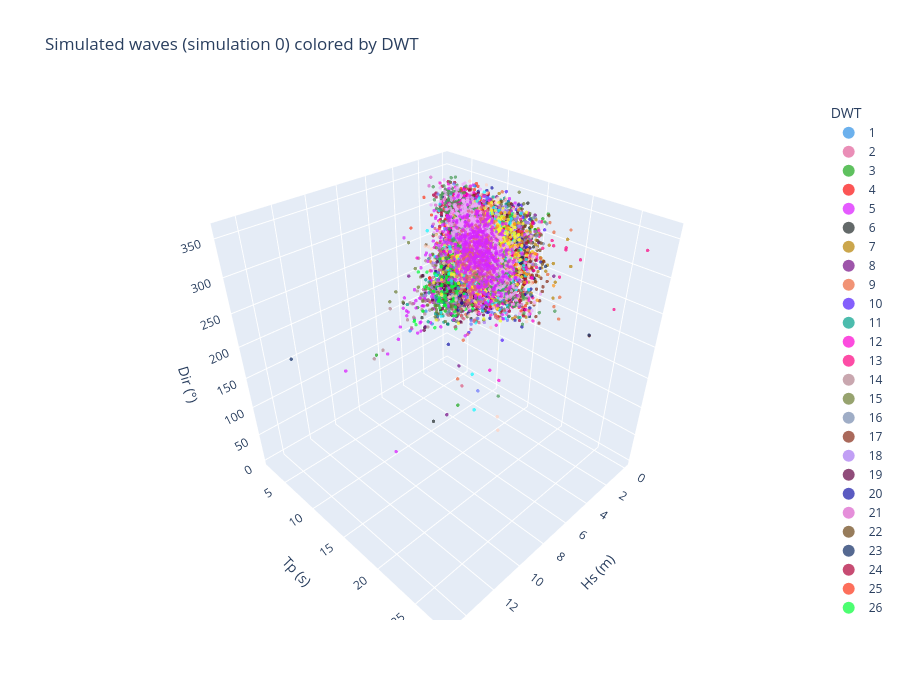

The code cell stored with this chart in its notebook:
### Code cell
# 3D scatter of one simulation: Hs, Tp and Dir, colored by DWT
import plotly.express as px

num_sim = 0  # simulation to plot

# Axis limits of the plot (None = automatic). Points outside the limits are not shown
hs_lims = None  # e.g. (0, 8)
tp_lims = None   # e.g. (5, 20)
dir_lims = None  # e.g. (180, 360)

sim = simulated_waves.isel(n_sim=num_sim).to_dataframe().reset_index()
sim["DWT"] = sim["DWT"].astype(str)
n_clusters = dwts_to_fit.sizes["n_clusters"]

for var, lims in [("bulk_Hs", hs_lims), ("bulk_Tp", tp_lims), ("bulk_Dir", dir_lims)]:
    if lims is not None:
        sim = sim[sim[var].between(*lims)]

fig = px.scatter_3d(
    sim,
    x="bulk_Hs",
    y="bulk_Tp",
    z="bulk_Dir",
    color="DWT",
    category_orders={"DWT": [str(c) for c in range(1, n_clusters + 1)]},
    color_discrete_sequence=px.colors.qualitative.Dark24 + px.colors.qualitative.Light24,
    hover_data=["time"],
    labels={"bulk_Hs": "Hs (m)", "bulk_Tp": "Tp (s)", "bulk_Dir": "Dir (°)"},
    title=f"Simulated waves (simulation {num_sim}) colored by DWT",
)
fig.update_traces(marker=dict(size=2, opacity=0.7))
fig.update_layout(
    height=700,
    legend=dict(itemsizing="constant"),
    scene=dict(
        xaxis=dict(range=hs_lims),
        yaxis=dict(range=tp_lims),
        zaxis=dict(range=dir_lims),
    ),
)
fig.show()

### Figure 1 — Plotly figure (JSON) as saved in the notebook; plotly's stock layout.template omitted (floating-point values rounded to 4 significant figures; data arrays with more than 128 entries replaced by an {"elided": "..."} marker saying what was removed)
{"data": [{"customdata": [["2002-12-24T00:00:00.000000000"], ["2010-11-23T00:00:00.000000000"], ["2011-02-25T00:00:00.000000000"], ["2011-11-09T00:00:00.000000000"], ["2012-12-20T00:00:00.000000000"], ["2016-01-11T00:00:00.000000000"], ["2016-02-24T00:00:00.000000000"], ["2020-01-16T00:00:00.000000000"], ["2021-01-10T00:00:00.000000000"], ["2021-01-21T00:00:00.000000000"], ["2021-03-04T00:00:00.000000000"], ["2022-12-27T00:00:00.000000000"], ["2023-01-08T00:00:00.000000000"], ["2023-12-28T00:00:00.000000000"], ["2024-01-04T00:00:00.000000000"], ["2024-01-19T00:00:00.000000000"], ["2024-02-27T00:00:00.000000000"], ["2024-11-10T00:00:00.000000000"], ["2026-02-28T00:00:00.000000000"], ["2029-01-03T00:00:00.000000000"], ["2030-01-06T00:00:00.000000000"], ["2030-02-08T00:00:00.000000000"], ["2032-11-11T00:00:00.000000000"], ["2032-12-31T00:00:00.000000000"], ["2035-01-12T00:00:00.000000000"], ["2035-01-24T00:00:00.000000000"], ["2035-01-26T00:00:00.000000000"], ["2035-03-07T00:00:00.000000000"], ["2035-11-08T00:00:00.000000000"], ["2035-12-12T00:00:00.000000000"], ["2035-12-19T00:00:00.000000000"], ["2035-12-27T00:00:00.000000000"], ["2038-01-29T00:00:00.000000000"], ["2038-12-24T00:00:00.000000000"], ["2043-01-26T00:00:00.000000000"], ["2043-02-13T00:00:00.000000000"], ["2043-03-05T00:00:00.000000000"], ["2044-01-13T00:00:00.000000000"], ["2045-01-20T00:00:00.000000000"], ["2048-01-15T00:00:00.000000000"], ["2048-12-12T00:00:00.000000000"], ["2051-01-19T00:00:00.000000000"], ["2051-01-22T00:00:00.000000000"], ["2051-01-24T00:00:00.000000000"], ["2052-02-06T00:00:00.000000000"], ["2052-02-27T00:00:00.000000000"], ["2052-11-24T00:00:00.000000000"], ["2055-01-17T00:00:00.000000000"], ["2055-02-08T00:00:00.000000000"], ["2055-02-12T00:00:00.000000000"], ["2055-02-16T00:00:00.000000000"], ["2055-12-21T00:00:00.000000000"], ["2056-01-06T00:00:00.000000000"], ["2057-02-02T00:00:00.000000000"], ["2059-01-02T00:00:00.000000000"], ["2059-01-21T00:00:00.000000000"], ["2059-02-01T00:00:00.000000000"], ["2060-01-02T00:00:00.000000000"], ["2060-01-24T00:00:00.000000000"], ["2060-02-12T00:00:00.000000000"], ["2060-12-20T00:00:00.000000000"], ["2061-01-05T00:00:00.000000000"], ["2061-01-25T00:00:00.000000000"], ["2061-12-28T00:00:00.000000000"], ["2063-12-19T00:00:00.000000000"], ["2064-01-14T00:00:00.000000000"], ["2064-01-23T00:00:00.000000000"], ["2064-02-26T00:00:00.000000000"], ["2064-11-24T00:00:00.000000000"], ["2065-01-09T00:00:00.000000000"], ["2066-01-05T00:00:00.000000000"], ["2066-01-10T00:00:00.000000000"], ["2066-01-21T00:00:00.000000000"], ["2066-12-16T00:00:00.000000000"], ["2068-12-28T00:00:00.000000000"], ["2069-11-13T00:00:00.000000000"], ["2069-12-12T00:00:00.000000000"], ["2070-02-09T00:00:00.000000000"], ["2070-02-21T00:00:00.000000000"], ["2070-03-01T00:00:00.000000000"], ["2071-01-06T00:00:00.000000000"], ["2072-03-08T00:00:00.000000000"], ["2075-12-13T00:00:00.000000000"], ["2079-02-11T00:00:00.000000000"], ["2080-01-13T00:00:00.000000000"], ["2081-01-27T00:00:00.000000000"], ["2081-02-18T00:00:00.000000000"], ["2081-02-23T00:00:00.000000000"], ["2081-12-14T00:00:00.000000000"], ["2083-01-29T00:00:00.000000000"], ["2083-01-31T00:00:00.000000000"], ["2087-01-02T00:00:00.000000000"], ["2087-02-06T00:00:00.000000000"], ["2087-12-27T00:00:00.000000000"], ["2088-01-10T00:00:00.000000000"], ["2089-02-10T00:00:00.000000000"], ["2089-02-14T00:00:00.000000000"], ["2089-02-17T00:00:00.000000000"], ["2089-12-05T00:00:00.000000000"], ["2090-01-28T00:00:00.000000000"], ["2090-02-13T00:00:00.000000000"], ["2092-01-08T00:00:00.000000000"], ["2092-01-13T00:00:00.000000000"], ["2092-01-21T00:00:00.000000000"], ["2092-01-26T00:00:00.000000000"], ["2092-01-28T00:00:00.000000000"], ["2092-02-22T00:00:00.000000000"], ["2092-03-20T00:00:00.000000000"], ["2092-12-22T00:00:00.000000000"], ["2094-01-13T00:00:00.000000000"], ["2094-01-15T00:00:00.000000000"], ["2094-02-23T00:00:00.000000000"], ["2094-03-15T00:00:00.000000000"], ["2099-01-14T00:00:00.000000000"]], "hovertemplate": "DWT=1<br>Hs (m)=%{x}<br>Tp (s)=%{y}<br>Dir (°)=%{z}<br>time=%{customdata[0]}<extra></extra>", "legendgroup": "1", "marker": {"color": "#2E91E5", "opacity": 0.7, "size": 2, "symbol": "circle"}, "mode": "markers", "name": "1", "scene": "scene", "showlegend": true, "type": "scatter3d", "x": [4.124, 3.134, 6.415, 3.52, 2.101, 3.904, 8.968, 3.347, 3.228, 3.293, 2.278, 1.365, 2.731, 2.695, 2.871, 3.23, 3.554, 3.66, 7.375, 2.027, 4.336, 2.892, 2.234, 3.973, 1.938, 3.357, 2.25, 2.966, 2.676, 2.102, 1.746, 3.177, 4.49, 3.81, 2.913, 2.613, 2.921, 3.703, 3.774, 7.17, 4.114, 2.582, 1.603, 6.353, 3.695, 2.65, 1.678, 2.548, 3.51, 3.797, 3.037, 2.277, 3.521, 4.156, 5.023, 3.817, 2.531, 4.199, 3.29, 5.307, 2.874, 2.727, 2.786, 3.183, 4.199, 2.258, 3.996, 1.65, 1.39, 3.287, 3.09, 1.847, 3.752, 2.44, 4.168, 1.435, 6.731, 4.227, 2.874, 4.765, 3.493, 2.415, 3.691, 2.609, 3.145, 5.89, 3.425, 3.803, 3.708, 2.756, 3.386, 2.649, 5.039, 2.601, 1.475, 2.377, 2.786, 3.678, 1.878, 5.871, 3.967, 3.386, 4.662, 1.187, 2.573, 5.09, 3.807, 4.765, 4.409, 2.257, 3.945, 2.825, 3.723, 2.461], "y": [13.41, 11.77, 11.81, 13.14, 13.26, 10.48, 13.0, 13.05, 11.71, 13.41, 13.66, 11.56, 12.14, 12.23, 12.18, 11.92, 10.95, 12.15, 11.82, 11.24, 12.67, 12.78, 12.58, 11.97, 15.58, 12.0, 12.42, 13.7, 11.44, 12.33, 11.53, 12.87, 14.91, 11.74, 11.96, 11.09, 13.87, 11.35, 13.36, 14.39, 11.24, 14.88, 11.44, 11.09, 10.33, 12.06, 12.13, 12.0, 11.45, 11.71, 12.31, 10.9, 12.96, 11.13, 11.64, 11.97, 12.97, 13.47, 11.7, 12.17, 11.63, 11.37, 11.13, 12.82, 11.68, 12.5, 12.92, 13.21, 14.79, 12.82, 11.43, 13.29, 12.44, 10.77, 14.19, 12.0, 10.96, 11.91, 11.95, 11.03, 12.2, 12.72, 10.6, 13.24, 10.85, 11.9, 12.61, 12.4, 13.41, 13.64, 13.0, 12.58, 10.53, 11.21, 12.23, 11.89, 12.59, 11.86, 12.52, 12.28, 12.46, 13.32, 12.6, 12.3, 11.64, 11.18, 12.58, 12.37, 11.53, 12.5, 12.29, 13.81, 11.46, 12.58], "z": [294.3, 290.9, 213.5, 286.4, 291.9, 288.2, 228.8, 308.1, 299.0, 290.8, 324.8, 326.3, 319.4, 283.7, 306.3, 285.9, 230.5, 281.7, 257.3, 317.1, 258.3, 287.3, 295.6, 240.4, 339.3, 304.0, 298.1, 319.9, 270.1, 280.3, 325.7, 275.8, 294.0, 293.7, 280.6, 280.9, 285.9, 231.4, 286.7, 271.0, 295.6, 349.3, 299.8, 199.7, 212.7, 325.9, 309.7, 294.0, 244.3, 237.4, 289.1, 281.0, 287.8, 210.8, 275.7, 289.4, 310.0, 276.9, 237.0, 241.8, 283.6, 294.7, 278.1, 279.5, 280.5, 320.6, 302.3, 344.1, 334.9, 247.8, 303.5, 338.1, 286.4, 276.6, 299.0, 271.6, 222.9, 210.4, 280.1, 282.7, 288.0, 320.8, 221.7, 324.8, 256.9, 248.7, 281.7, 275.7, 337.3, 295.0, 272.6, 298.5, 220.6, 260.2, 314.2, 306.5, 289.0, 297.8, 306.1, 278.4, 282.8, 301.0, 234.6, 317.9, 277.9, 214.3, 289.3, 255.8, 250.6, 298.5, 266.0, 287.6, 264.1, 298.6]}, {"customdata": [["2000-01-27T00:00:00.000000000"], ["2011-02-27T00:00:00.000000000"], ["2016-03-01T00:00:00.000000000"], ["2016-03-04T00:00:00.000000000"], ["2019-01-10T00:00:00.000000000"], ["2019-02-25T00:00:00.000000000"], ["2019-10-31T00:00:00.000000000"], ["2021-02-01T00:00:00.000000000"], ["2021-02-25T00:00:00.000000000"], ["2022-01-01T00:00:00.000000000"], ["2024-02-22T00:00:00.000000000"], ["2024-03-04T00:00:00.000000000"], ["2024-11-11T00:00:00.000000000"], ["2026-02-27T00:00:00.000000000"], ["2029-01-01T00:00:00.000000000"], ["2030-01-05T00:00:00.000000000"], ["2030-01-31T00:00:00.000000000"], ["2030-02-07T00:00:00.000000000"], ["2030-02-09T00:00:00.000000000"], ["2030-03-03T00:00:00.000000000"], ["2031-12-22T00:00:00.000000000"], ["2035-03-09T00:00:00.000000000"], ["2038-12-18T00:00:00.000000000"], ["2043-01-25T00:00:00.000000000"], ["2043-02-08T00:00:00.000000000"], ["2043-02-14T00:00:00.000000000"], ["2043-03-04T00:00:00.000000000"], ["2044-02-18T00:00:00.000000000"], ["2051-01-18T00:00:00.000000000"], ["2051-01-23T00:00:00.000000000"], ["2052-02-04T00:00:00.000000000"], ["2052-02-08T00:00:00.000000000"], ["2052-02-21T00:00:00.000000000"], ["2052-02-25T00:00:00.000000000"], ["2055-02-14T00:00:00.000000000"], ["2055-12-19T00:00:00.000000000"], ["2058-12-13T00:00:00.000000000"], ["2059-01-18T00:00:00.000000000"], ["2059-01-23T00:00:00.000000000"], ["2059-02-24T00:00:00.000000000"], ["2064-01-13T00:00:00.000000000"], ["2064-01-15T00:00:00.000000000"], ["2065-01-08T00:00:00.000000000"], ["2066-01-04T00:00:00.000000000"], ["2070-02-22T00:00:00.000000000"], ["2079-02-13T00:00:00.000000000"], ["2081-02-20T00:00:00.000000000"], ["2081-02-25T00:00:00.000000000"], ["2083-01-25T00:00:00.000000000"], ["2083-01-30T00:00:00.000000000"], ["2083-02-06T00:00:00.000000000"], ["2087-02-10T00:00:00.000000000"], ["2089-02-15T00:00:00.000000000"], ["2089-02-18T00:00:00.000000000"], ["2092-01-16T00:00:00.000000000"], ["2092-01-27T00:00:00.000000000"], ["2092-02-07T00:00:00.000000000"], ["2094-02-15T00:00:00.000000000"], ["2094-03-16T00:00:00.000000000"]], "hovertemplate": "DWT=2<br>Hs (m)=%{x}<br>Tp (s)=%{y}<br>Dir (°)=%{z}<br>time=%{customdata[0]}<extra></extra>", "legendgroup": "2", "marker": {"color": "#E15F99", "opacity": 0.7, "size": 2, "symbol": "circle"}, "mode": "markers", "name": "2", "scene": "scene", "showlegend": true, "type": "scatter3d", "x": [1.924, 3.244, 0.9611, 4.973, 1.884, 4.737, 2.522, 4.251, 2.676, 5.381, 2.895, 4.048, 1.301, 4.742, 4.462, 0.7994, 1.878, 2.98, 1.647, 5.975, 4.62, 4.968, 3.186, 4.105, 2.669, 2.44, 3.138, 3.26, 6.288, 2.95, 4.527, 2.44, 4.356, 2.583, 0.8874, 3.426, 2.233, 1.771, 2.858, 3.498, 1.998, 2.098, 0.8917, 3.264, 2.749, 2.828, 4.122, 5.458, 1.733, 1.595, 3.218, 3.444, 3.389, 2.801, 4.928, 3.147, 0.9869, 1.831, 4.443], "y": [13.65, 11.73, 11.64, 11.58, 14.38, 12.82, 11.63, 12.0, 11.69, 12.92, 11.84, 13.57, 12.6, 13.93, 12.83, 13.63, 12.72, 12.53, 13.48, 13.69, 11.69, 12.21, 13.31, 13.2, 13.5, 13.17, 13.22, 12.57, 13.07, 13.52, 11.46, 13.7, 12.45, 12.54, 10.2, 13.33, 13.66, 13.43, 13.73, 12.96, 12.1, 13.14, 10.68, 13.46, 11.97, 13.13, 13.08, 12.94, 13.64, 12.38, 11.27, 12.45, 12.98, 13.36, 13.79, 10.7, 13.07, 14.15, 13.95], "z": [336.3, 267.7, 315.5, 210.8, 329.5, 235.0, 281.9, 244.6, 309.7, 220.2, 276.5, 253.7, 329.6, 241.0, 261.1, 331.3, 314.5, 269.0, 328.4, 230.0, 211.9, 227.8, 286.9, 285.4, 298.8, 307.6, 290.9, 279.7, 225.9, 275.5, 213.2, 329.6, 249.4, 277.4, 289.9, 282.6, 293.8, 303.5, 287.5, 293.0, 334.1, 303.9, 314.2, 292.5, 275.1, 294.2, 284.6, 212.7, 294.0, 288.2, 269.1, 284.9, 283.3, 276.9, 271.4, 268.2, 313.1, 322.1, 279.6]}, {"customdata": {"elided": "244x1 str values"}, "hovertemplate": "DWT=3<br>Hs (m)=%{x}<br>Tp (s)=%{y}<br>Dir (°)=%{z}<br>time=%{customdata[0]}<extra></extra>", "legendgroup": "3", "marker": {"color": "#1CA71C", "opacity": 0.7, "size": 2, "symbol": "circle"}, "mode": "markers", "name": "3", "scene": "scene", "showlegend": true, "type": "scatter3d", "x": {"elided": "244 float values"}, "y": {"elided": "244 float values"}, "z": {"elided": "244 float values"}}, {"customdata": {"elided": "249x1 str values"}, "hovertemplate": "DWT=4<br>Hs (m)=%{x}<br>Tp (s)=%{y}<br>Dir (°)=%{z}<br>time=%{customdata[0]}<extra></extra>", "legendgroup": "4", "marker": {"color": "#FB0D0D", "opacity": 0.7, "size": 2, "symbol": "circle"}, "mode": "markers", "name": "4", "scene": "scene", "showlegend": true, "type": "scatter3d", "x": {"elided": "249 float values"}, "y": {"elided": "249 float values"}, "z": {"elided": "249 float values"}}, {"customdata": {"elided": "272x1 str values"}, "hovertemplate": "DWT=5<br>Hs (m)=%{x}<br>Tp (s)=%{y}<br>Dir (°)=%{z}<br>time=%{customdata[0]}<extra></extra>", "legendgroup": "5", "marker": {"color": "#DA16FF", "opacity": 0.7, "size": 2, "symbol": "circle"}, "mode": "markers", "name": "5", "scene": "scene", "showlegend": true, "type": "scatter3d", "x": {"elided": "272 float values"}, "y": {"elided": "272 float values"}, "z": {"elided": "272 float values"}}, {"customdata": {"elided": "593x1 str values"}, "hovertemplate": "DWT=6<br>Hs (m)=%{x}<br>Tp (s)=%{y}<br>Dir (°)=%{z}<br>time=%{customdata[0]}<extra></extra>", "legendgroup": "6", "marker": {"color": "#222A2A", "opacity": 0.7, "size": 2, "symbol": "circle"}, "mode": "markers", "name": "6", "scene": "scene", "showlegend": true, "type": "scatter3d", "x": {"elided": "593 float values"}, "y": {"elided": "593 float values"}, "z": {"elided": "593 float values"}}, {"customdata": {"elided": "461x1 str values"}, "hovertemplate": "DWT=7<br>Hs (m)=%{x}<br>Tp (s)=%{y}<br>Dir (°)=%{z}<br>time=%{customdata[0]}<extra></extra>", "legendgroup": "7", "marker": {"color": "#B68100", "opacity": 0.7, "size": 2, "symbol": "circle"}, "mode": "markers", "name": "7", "scene": "scene", "showlegend": true, "type": "scatter3d", "x": {"elided": "461 float values"}, "y": {"elided": "461 float values"}, "z": {"elided": "461 float values"}}, {"customdata": {"elided": "391x1 str values"}, "hovertemplate": "DWT=8<br>Hs (m)=%{x}<br>Tp (s)=%{y}<br>Dir (°)=%{z}<br>time=%{customdata[0]}<extra></extra>", "legendgroup": "8", "marker": {"color": "#750D86", "opacity": 0.7, "size": 2, "symbol": "circle"}, "mode": "markers", "name": "8", "scene": "scene", "showlegend": true, "type": "scatter3d", "x": {"elided": "391 float values"}, "y": {"elided": "391 float values"}, "z": {"elided": "391 float values"}}, {"customdata": {"elided": "453x1 str values"}, "hovertemplate": "DWT=9<br>Hs (m)=%{x}<br>Tp (s)=%{y}<br>Dir (°)=%{z}<br>time=%{customdata[0]}<extra></extra>", "legendgroup": "9", "marker": {"color": "#EB663B", "opacity": 0.7, "size": 2, "symbol": "circle"}, "mode": "markers", "name": "9", "scene": "scene", "showlegend": true, "type": "scatter3d", "x": {"elided": "453 float values"}, "y": {"elided": "453 float values"}, "z": {"elided": "453 float values"}}, {"customdata": {"elided": "656x1 str values"}, "hovertemplate": "DWT=10<br>Hs (m)=%{x}<br>Tp (s)=%{y}<br>Dir (°)=%{z}<br>time=%{customdata[0]}<extra></extra>", "legendgroup": "10", "marker": {"color": "#511CFB", "opacity": 0.7, "size": 2, "symbol": "circle"}, "mode": "markers", "name": "10", "scene": "scene", "showlegend": true, "type": "scatter3d", "x": {"elided": "656 float values"}, "y": {"elided": "656 float values"}, "z": {"elided": "656 float values"}}, {"customdata": {"elided": "441x1 str values"}, "hovertemplate": "DWT=11<br>Hs (m)=%{x}<br>Tp (s)=%{y}<br>Dir (°)=%{z}<br>time=%{customdata[0]}<extra></extra>", "legendgroup": "11", "marker": {"color": "#00A08B", "opacity": 0.7, "size": 2, "symbol": "circle"}, "mode": "markers", "name": "11", "scene": "scene", "showlegend": true, "type": "scatter3d", "x": {"elided": "441 float values"}, "y": {"elided": "441 float values"}, "z": {"elided": "441 float values"}}, {"customdata": {"elided": "498x1 str values"}, "hovertemplate": "DWT=12<br>Hs (m)=%{x}<br>Tp (s)=%{y}<br>Dir (°)=%{z}<br>time=%{customdata[0]}<extra></extra>", "legendgroup": "12", "marker": {"color": "#FB00D1", "opacity": 0.7, "size": 2, "symbol": "circle"}, "mode": "markers", "name": "12", "scene": "scene", "showlegend": true, "type": "scatter3d", "x": {"elided": "498 float values"}, "y": {"elided": "498 float values"}, "z": {"elided": "498 float values"}}, {"customdata": {"elided": "185x1 str values"}, "hovertemplate": "DWT=13<br>Hs (m)=%{x}<br>Tp (s)=%{y}<br>Dir (°)=%{z}<br>time=%{customdata[0]}<extra></extra>", "legendgroup": "13", "marker": {"color": "#FC0080", "opacity": 0.7, "size": 2, "symbol": "circle"}, "mode": "markers", "name": "13", "scene": "scene", "showlegend": true, "type": "scatter3d", "x": {"elided": "185 float values"}, "y": {"elided": "185 float values"}, "z": {"elided": "185 float values"}}, {"customdata": {"elided": "706x1 str values"}, "hovertemplate": "DWT=14<br>Hs (m)=%{x}<br>Tp (s)=%{y}<br>Dir (°)=%{z}<br>time=%{customdata[0]}<extra></extra>", "legendgroup": "14", "marker": {"color": "#B2828D", "opacity": 0.7, "size": 2, "symbol": "circle"}, "mode": "markers", "name": "14", "scene": "scene", "showlegend": true, "type": "scatter3d", "x": {"elided": "706 float values"}, "y": {"elided": "706 float values"}, "z": {"elided": "706 float values"}}, {"customdata": {"elided": "968x1 str values"}, "hovertemplate": "DWT=15<br>Hs (m)=%{x}<br>Tp (s)=%{y}<br>Dir (°)=%{z}<br>time=%{customdata[0]}<extra></extra>", "legendgroup": "15", "marker": {"color": "#6C7C32", "opacity": 0.7, "size": 2, "symbol": "circle"}, "mode": "markers", "name": "15", "scene": "scene", "showlegend": true, "type": "scatter3d", "x": {"elided": "968 float values"}, "y": {"elided": "968 float values"}, "z": {"elided": "968 float values"}}, {"customdata": {"elided": "319x1 str values"}, "hovertemplate": "DWT=16<br>Hs (m)=%{x}<br>Tp (s)=%{y}<br>Dir (°)=%{z}<br>time=%{customdata[0]}<extra></extra>", "legendgroup": "16", "marker": {"color": "#778AAE", "opacity": 0.7, "size": 2, "symbol": "circle"}, "mode": "markers", "name": "16", "scene": "scene", "showlegend": true, "type": "scatter3d", "x": {"elided": "319 float values"}, "y": {"elided": "319 float values"}, "z": {"elided": "319 float values"}}, {"customdata": {"elided": "978x1 str values"}, "hovertemplate": "DWT=17<br>Hs (m)=%{x}<br>Tp (s)=%{y}<br>Dir (°)=%{z}<br>time=%{customdata[0]}<extra></extra>", "legendgroup": "17", "marker": {"color": "#862A16", "opacity": 0.7, "size": 2, "symbol": "circle"}, "mode": "markers", "name": "17", "scene": "scene", "showlegend": true, "type": "scatter3d", "x": {"elided": "978 float values"}, "y": {"elided": "978 float values"}, "z": {"elided": "978 float values"}}, {"customdata": {"elided": "745x1 str values"}, "hovertemplate": "DWT=18<br>Hs (m)=%{x}<br>Tp (s)=%{y}<br>Dir (°)=%{z}<br>time=%{customdata[0]}<extra></extra>", "legendgroup": "18", "marker": {"color": "#A777F1", "opacity": 0.7, "size": 2, "symbol": "circle"}, "mode": "markers", "name": "18", "scene": "scene", "showlegend": true, "type": "scatter3d", "x": {"elided": "745 float values"}, "y": {"elided": "745 float values"}, "z": {"elided": "745 float values"}}, {"customdata": {"elided": "524x1 str values"}, "hovertemplate": "DWT=19<br>Hs (m)=%{x}<br>Tp (s)=%{y}<br>Dir (°)=%{z}<br>time=%{customdata[0]}<extra></extra>", "legendgroup": "19", "marker": {"color": "#620042", "opacity": 0.7, "size": 2, "symbol": "circle"}, "mode": "markers", "name": "19", "scene": "scene", "showlegend": true, "type": "scatter3d", "x": {"elided": "524 float values"}, "y": {"elided": "524 float values"}, "z": {"elided": "524 float values"}}, {"customdata": {"elided": "746x1 str values"}, "hovertemplate": "DWT=20<br>Hs (m)=%{x}<br>Tp (s)=%{y}<br>Dir (°)=%{z}<br>time=%{customdata[0]}<extra></extra>", "legendgroup": "20", "marker": {"color": "#1616A7", "opacity": 0.7, "size": 2, "symbol": "circle"}, "mode": "markers", "name": "20", "scene": "scene", "showlegend": true, "type": "scatter3d", "x": {"elided": "746 float values"}, "y": {"elided": "746 float values"}, "z": {"elided": "746 float values"}}, {"customdata": {"elided": "871x1 str values"}, "hovertemplate": "DWT=21<br>Hs (m)=%{x}<br>Tp (s)=%{y}<br>Dir (°)=%{z}<br>time=%{customdata[0]}<extra></extra>", "legendgroup": "21", "marker": {"color": "#DA60CA", "opacity": 0.7, "size": 2, "symbol": "circle"}, "mode": "markers", "name": "21", "scene": "scene", "showlegend": true, "type": "scatter3d", "x": {"elided": "871 float values"}, "y": {"elided": "871 float values"}, "z": {"elided": "871 float values"}}, {"customdata": {"elided": "271x1 str values"}, "hovertemplate": "DWT=22<br>Hs (m)=%{x}<br>Tp (s)=%{y}<br>Dir (°)=%{z}<br>time=%{customdata[0]}<extra></extra>", "legendgroup": "22", "marker": {"color": "#6C4516", "opacity": 0.7, "size": 2, "symbol": "circle"}, "mode": "markers", "name": "22", "scene": "scene", "showlegend": true, "type": "scatter3d", "x": {"elided": "271 float values"}, "y": {"elided": "271 float values"}, "z": {"elided": "271 float values"}}, {"customdata": {"elided": "132x1 str values"}, "hovertemplate": "DWT=23<br>Hs (m)=%{x}<br>Tp (s)=%{y}<br>Dir (°)=%{z}<br>time=%{customdata[0]}<extra></extra>", "legendgroup": "23", "marker": {"color": "#0D2A63", "opacity": 0.7, "size": 2, "symbol": "circle"}, "mode": "markers", "name": "23", "scene": "scene", "showlegend": true, "type": "scatter3d", "x": {"elided": "132 float values"}, "y": {"elided": "132 float values"}, "z": {"elided": "132 float values"}}, {"customdata": {"elided": "1517x1 str values"}, "hovertemplate": "DWT=24<br>Hs (m)=%{x}<br>Tp (s)=%{y}<br>Dir (°)=%{z}<br>time=%{customdata[0]}<extra></extra>", "legendgroup": "24", "marker": {"color": "#AF0038", "opacity": 0.7, "size": 2, "symbol": "circle"}, "mode": "markers", "name": "24", "scene": "scene", "showlegend": true, "type": "scatter3d", "x": {"elided": "1517 float values"}, "y": {"elided": "1517 float values"}, "z": {"elided": "1517 float values"}}, {"customdata": {"elided": "660x1 str values"}, "hovertemplate": "DWT=25<br>Hs (m)=%{x}<br>Tp (s)=%{y}<br>Dir (°)=%{z}<br>time=%{customdata[0]}<extra></extra>", "legendgroup": "25", "marker": {"color": "#FD3216", "opacity": 0.7, "size": 2, "symbol": "circle"}, "mode": "markers", "name": "25", "scene": "scene", "showlegend": true, "type": "scatter3d", "x": {"elided": "660 float values"}, "y": {"elided": "660 float values"}, "z": {"elided": "660 float values"}}, {"customdata": {"elided": "402x1 str values"}, "hovertemplate": "DWT=26<br>Hs (m)=%{x}<br>Tp (s)=%{y}<br>Dir (°)=%{z}<br>time=%{customdata[0]}<extra></extra>", "legendgroup": "26", "marker": {"color": "#00FE35", "opacity": 0.7, "size": 2, "symbol": "circle"}, "mode": "markers", "name": "26", "scene": "scene", "showlegend": true, "type": "scatter3d", "x": {"elided": "402 float values"}, "y": {"elided": "402 float values"}, "z": {"elided": "402 float values"}}, {"customdata": {"elided": "763x1 str values"}, "hovertemplate": "DWT=27<br>Hs (m)=%{x}<br>Tp (s)=%{y}<br>Dir (°)=%{z}<br>time=%{customdata[0]}<extra></extra>", "legendgroup": "27", "marker": {"color": "#6A76FC", "opacity": 0.7, "size": 2, "symbol": "circle"}, "mode": "markers", "name": "27", "scene": "scene", "showlegend": true, "type": "scatter3d", "x": {"elided": "763 float values"}, "y": {"elided": "763 float values"}, "z": {"elided": "763 float values"}}, {"customdata": {"elided": "1100x1 str values"}, "hovertemplate": "DWT=28<br>Hs (m)=%{x}<br>Tp (s)=%{y}<br>Dir (°)=%{z}<br>time=%{customdata[0]}<extra></extra>", "legendgroup": "28", "marker": {"color": "#FED4C4", "opacity": 0.7, "size": 2, "symbol": "circle"}, "mode": "markers", "name": "28", "scene": "scene", "showlegend": true, "type": "scatter3d", "x": {"elided": "1100 float values"}, "y": {"elided": "1100 float values"}, "z": {"elided": "1100 float values"}}, {"customdata": {"elided": "961x1 str values"}, "hovertemplate": "DWT=29<br>Hs (m)=%{x}<br>Tp (s)=%{y}<br>Dir (°)=%{z}<br>time=%{customdata[0]}<extra></extra>", "legendgroup": "29", "marker": {"color": "#FE00CE", "opacity": 0.7, "size": 2, "symbol": "circle"}, "mode": "markers", "name": "29", "scene": "scene", "showlegend": true, "type": "scatter3d", "x": {"elided": "961 float values"}, "y": {"elided": "961 float values"}, "z": {"elided": "961 float values"}}, {"customdata": {"elided": "490x1 str values"}, "hovertemplate": "DWT=30<br>Hs (m)=%{x}<br>Tp (s)=%{y}<br>Dir (°)=%{z}<br>time=%{customdata[0]}<extra></extra>", "legendgroup": "30", "marker": {"color": "#0DF9FF", "opacity": 0.7, "size": 2, "symbol": "circle"}, "mode": "markers", "name": "30", "scene": "scene", "showlegend": true, "type": "scatter3d", "x": {"elided": "490 float values"}, "y": {"elided": "490 float values"}, "z": {"elided": "490 float values"}}, {"customdata": {"elided": "628x1 str values"}, "hovertemplate": "DWT=31<br>Hs (m)=%{x}<br>Tp (s)=%{y}<br>Dir (°)=%{z}<br>time=%{customdata[0]}<extra></extra>", "legendgroup": "31", "marker": {"color": "#F6F926", "opacity": 0.7, "size": 2, "symbol": "circle"}, "mode": "markers", "name": "31", "scene": "scene", "showlegend": true, "type": "scatter3d", "x": {"elided": "628 float values"}, "y": {"elided": "628 float values"}, "z": {"elided": "628 float values"}}, {"customdata": {"elided": "211x1 str values"}, "hovertemplate": "DWT=32<br>Hs (m)=%{x}<br>Tp (s)=%{y}<br>Dir (°)=%{z}<br>time=%{customdata[0]}<extra></extra>", "legendgroup": "32", "marker": {"color": "#FF9616", "opacity": 0.7, "size": 2, "symbol": "circle"}, "mode": "markers", "name": "32", "scene": "scene", "showlegend": true, "type": "scatter3d", "x": {"elided": "211 float values"}, "y": {"elided": "211 float values"}, "z": {"elided": "211 float values"}}, {"customdata": {"elided": "1077x1 str values"}, "hovertemplate": "DWT=33<br>Hs (m)=%{x}<br>Tp (s)=%{y}<br>Dir (°)=%{z}<br>time=%{customdata[0]}<extra></extra>", "legendgroup": "33", "marker": {"color": "#479B55", "opacity": 0.7, "size": 2, "symbol": "circle"}, "mode": "markers", "name": "33", "scene": "scene", "showlegend": true, "type": "scatter3d", "x": {"elided": "1077 float values"}, "y": {"elided": "1077 float values"}, "z": {"elided": "1077 float values"}}, {"customdata": {"elided": "1001x1 str values"}, "hovertemplate": "DWT=34<br>Hs (m)=%{x}<br>Tp (s)=%{y}<br>Dir (°)=%{z}<br>time=%{customdata[0]}<extra></extra>", "legendgroup": "34", "marker": {"color": "#EEA6FB", "opacity": 0.7, "size": 2, "symbol": "circle"}, "mode": "markers", "name": "34", "scene": "scene", "showlegend": true, "type": "scatter3d", "x": {"elided": "1001 float values"}, "y": {"elided": "1001 float values"}, "z": {"elided": "1001 float values"}}, {"customdata": {"elided": "311x1 str values"}, "hovertemplate": "DWT=35<br>Hs (m)=%{x}<br>Tp (s)=%{y}<br>Dir (°)=%{z}<br>time=%{customdata[0]}<extra></extra>", "legendgroup": "35", "marker": {"color": "#DC587D", "opacity": 0.7, "size": 2, "symbol": "circle"}, "mode": "markers", "name": "35", "scene": "scene", "showlegend": true, "type": "scatter3d", "x": {"elided": "311 float values"}, "y": {"elided": "311 float values"}, "z": {"elided": "311 float values"}}, {"customdata": {"elided": "545x1 str values"}, "hovertemplate": "DWT=36<br>Hs (m)=%{x}<br>Tp (s)=%{y}<br>Dir (°)=%{z}<br>time=%{customdata[0]}<extra></extra>", "legendgroup": "36", "marker": {"color": "#D626FF", "opacity": 0.7, "size": 2, "symbol": "circle"}, "mode": "markers", "name": "36", "scene": "scene", "showlegend": true, "type": "scatter3d", "x": {"elided": "545 float values"}, "y": {"elided": "545 float values"}, "z": {"elided": "545 float values"}}], "layout": {"height": 700, "legend": {"itemsizing": "constant", "title": {"text": "DWT"}, "tracegroupgap": 0}, "scene": {"domain": {"x": [0, 1], "y": [0, 1]}, "xaxis": {"title": {"text": "Hs (m)"}}, "yaxis": {"title": {"text": "Tp (s)"}}, "zaxis": {"title": {"text": "Dir (°)"}}}, "title": {"text": "Simulated waves (simulation 0) colored by DWT"}}}
